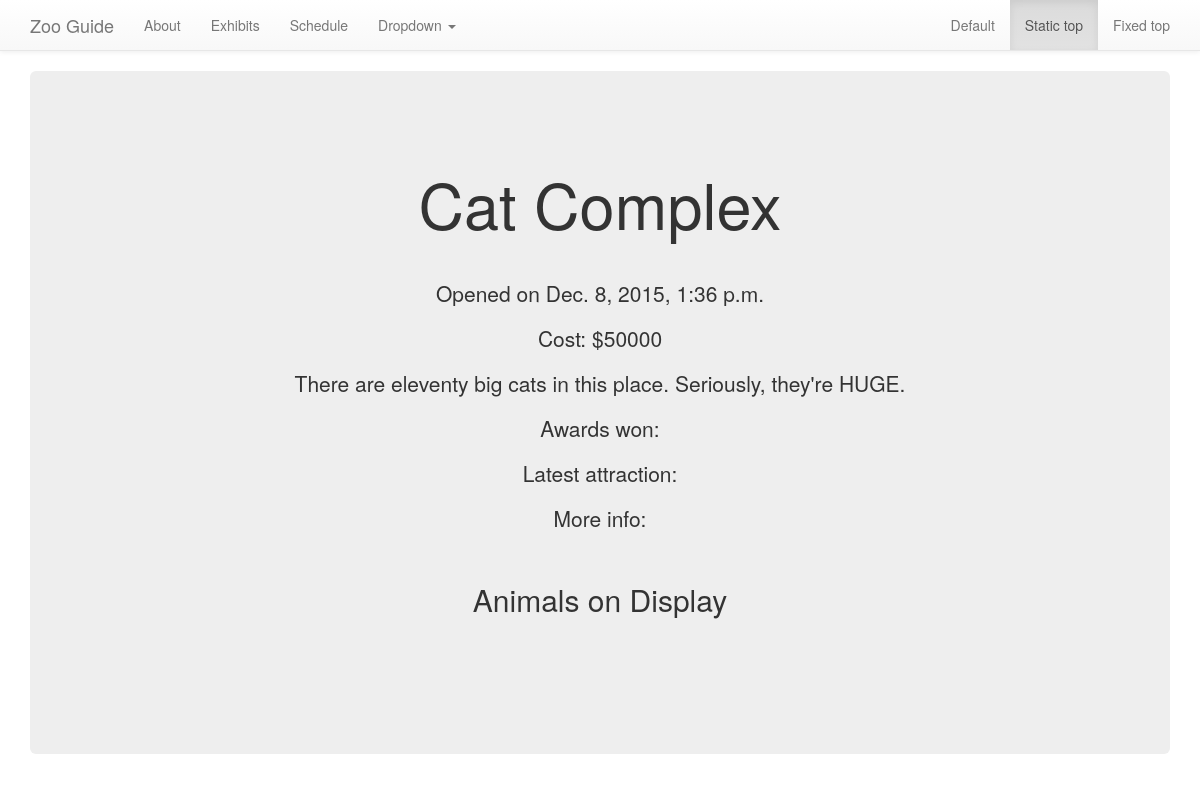
Before: /exhibits/1/ with the older database file.
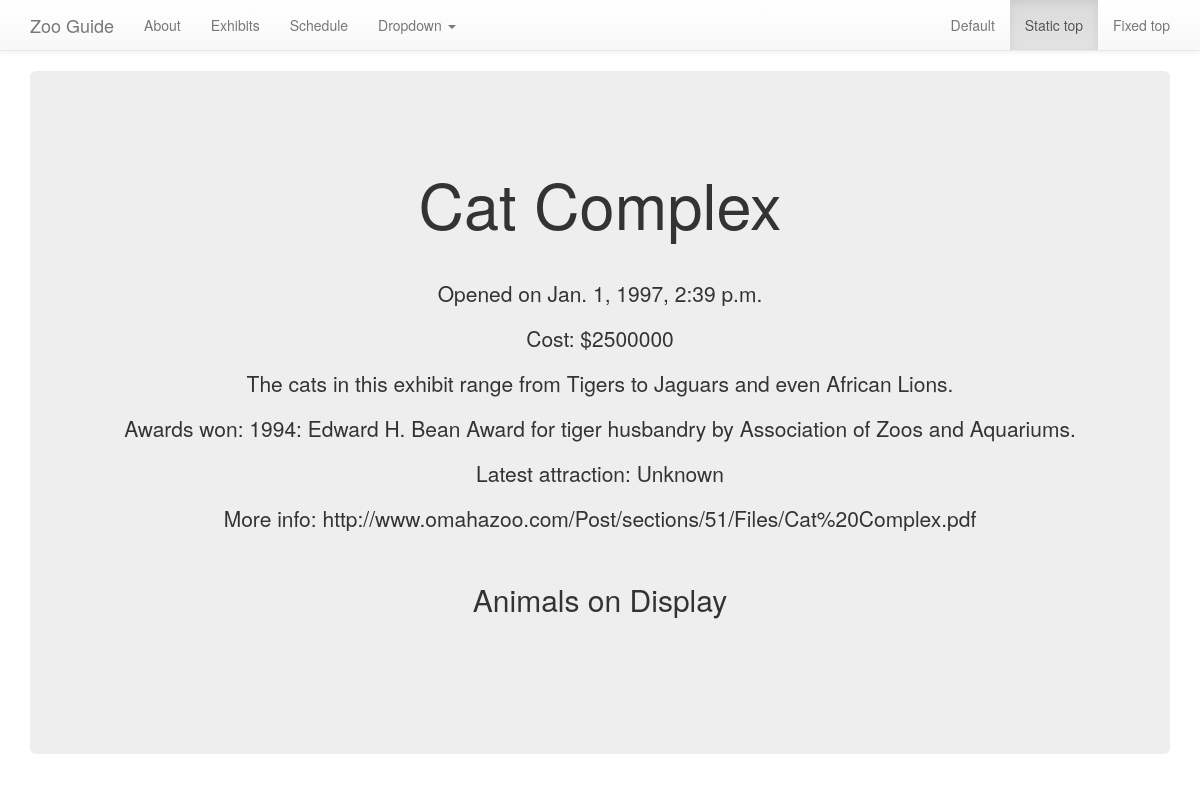
After: the same page with the newer database file.
### zooguide/models.py (models this page shows, shortened)
class Exhibits(models.Model):
    exhibit_name = models.CharField(max_length=35)
    exhibit_date = models.DateTimeField()
    exhibit_cost = models.IntegerField(blank=True, null=True)
    exhibit_awards = models.TextField(blank=True, null=True)
    exhibit_latest = models.TextField(blank=True, null=True)
    exhibit_ilink = models.URLField(blank=True, null=True)
    description = models.TextField()
    animals = models.ManyToManyField(Animals, blank=True, null=True)

### zooguide/views.py (the view)
# urls.py: url(r'exhibits/(?P<exhibit_number>\d+)/$', views.exhibitdetail),
def exhibitdetail(request, exhibit_number):
    exhibit = Exhibits.objects.get(id=exhibit_number)
    context = {"exhibit":exhibit}
    return render(request, 'exhibitdetail.html', context)

### zooguide/templates/exhibitdetail.html (shortened to what this page needs)
{% extends "base.html" %}
{% block content %}
<h1 class="exhibit_aod">{{ exhibit.exhibit_name }}</h1>
<p>Opened on {{ exhibit.exhibit_date }}</p>
<p>Cost: ${{ exhibit.exhibit_cost }}</p>
<p>{{ exhibit.description }}</p>
<p>Awards won: {{ exhibit.exhibit_awards }}</p>
<p>Latest attraction: {{ exhibit.exhibit_latest }}</p>
<p>More info: {{ exhibit.exhibit_ilink }}</p>
<h2 class="exhibit_aod">Animals on Display</h2>
 <div class="container">
</div>
{% endblock %}

### zooguide/templates/base.html (shortened to what this page needs)
<!DOCTYPE html>
<html lang="en">
  <head>
    <link href="/static/css/bootstrap.min.css" rel="stylesheet">
    <link href="/static/css/bootstrap-theme.css" rel="stylesheet">
    <link href="/static/css/navbar-static-top.css" rel="stylesheet">
<link rel="stylesheet" href="http://maxcdn.bootstrapcdn.com/bootstrap/3.3.5/css/bootstrap.min.css">
  </head>
  <body>
    <nav class="navbar navbar-default navbar-static-top">
      <div class="container">
        <div class="navbar-header">
          <a class="navbar-brand" href="/index/">Zoo Guide</a>
        </div>
        <div id="navbar" class="navbar-collapse collapse">
          <ul class="nav navbar-nav">
            <li><a href="/about/">About</a></li>
            <li><a href="/exhibits/">Exhibits</a></li>
            <li><a href="/schedule/">Schedule</a></li>
            <li class="dropdown">
              <a href="#" class="dropdown-toggle" data-toggle="dropdown" role="button" aria-haspopup="true" aria-expanded="false">Dropdown <span class="caret"></span></a>
            </li>
          </ul>
          <ul class="nav navbar-nav navbar-right">
            <li><a href="../navbar/">Default</a></li>
            <li class="active"><a href="./">Static top <span class="sr-only">(current)</span></a></li>
            <li><a href="../navbar-fixed-top/">Fixed top</a></li>
          </ul>
        </div>
      </div>
    </nav>
    <div class="container">
      <div class="jumbotron">
		  {% block content %}
		  {% endblock %}
    </div>
</div>
  </body>
</html>

### zooguide/static/css/navbar-static-top.css (style rules this page uses)
body { min-height: 2000px; }
.navbar-static-top { margin-bottom: 19px; }

Changed rows visible on the page:
changed Exhibits "Cat Complex": exhibit_date "Dec. 8, 2015, 1:36 p.m." → "Jan. 1, 1997, 2:39 p.m."; exhibit_cost "50000" → "2500000"; description "There are eleventy big cats in this place. Seriously, they're HUGE." → "The cats in this exhibit range from Tigers to Jaguars and even African Lions."; exhibit_awards (not shown) → "1994: Edward H. Bean Award for tiger husbandry by Association of Zoos and Aquariums."; exhibit_latest (not shown) → "Unknown"; exhibit_ilink (not shown) → "http://www.omahazoo.com/Post/sections/51/Files/Cat%20Complex.pdf"
